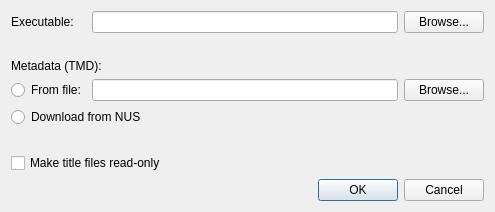
<?xml version="1.0" encoding="UTF-8"?>
<ui version="4.0">
 <class>TitleImportDialog</class>
 <widget class="QDialog" name="TitleImportDialog">
  <property name="geometry">
   <rect>
    <x>0</x>
    <y>0</y>
    <width>495</width>
    <height>202</height>
   </rect>
  </property>
  <property name="sizePolicy">
   <sizepolicy hsizetype="Fixed" vsizetype="Fixed">
    <horstretch>0</horstretch>
    <verstretch>0</verstretch>
   </sizepolicy>
  </property>
  <property name="windowTitle">
   <string>Import title - khDaysMM</string>
  </property>
  <layout class="QGridLayout" name="gridLayout">
   <item row="3" column="2">
    <widget class="QPushButton" name="btnTmdBrowse">
     <property name="text">
      <string>Browse...</string>
     </property>
    </widget>
   </item>
   <item row="4" column="0" colspan="3">
    <widget class="QRadioButton" name="rbTmdFromNUS">
     <property name="text">
      <string>Download from NUS</string>
     </property>
    </widget>
   </item>
   <item row="2" column="0" colspan="3">
    <widget class="QLabel" name="label_2">
     <property name="text">
      <string>Metadata (TMD):</string>
     </property>
    </widget>
   </item>
   <item row="3" column="0">
    <widget class="QRadioButton" name="rbTmdFromFile">
     <property name="text">
      <string>From file:</string>
     </property>
    </widget>
   </item>
   <item row="0" column="1">
    <widget class="QLineEdit" name="txtAppFile"/>
   </item>
   <item row="7" column="0" colspan="3">
    <widget class="QDialogButtonBox" name="buttonBox">
     <property name="orientation">
      <enum>Qt::Horizontal</enum>
     </property>
     <property name="standardButtons">
      <set>QDialogButtonBox::Cancel|QDialogButtonBox::Ok</set>
     </property>
    </widget>
   </item>
   <item row="1" column="0" colspan="3">
    <widget class="QLabel" name="label_4">
     <property name="text">
      <string/>
     </property>
    </widget>
   </item>
   <item row="0" column="0">
    <widget class="QLabel" name="label">
     <property name="text">
      <string>Executable:</string>
     </property>
    </widget>
   </item>
   <item row="5" column="0" colspan="3">
    <widget class="QLabel" name="label_3">
     <property name="text">
      <string/>
     </property>
    </widget>
   </item>
   <item row="3" column="1">
    <widget class="QLineEdit" name="txtTmdFile"/>
   </item>
   <item row="0" column="2">
    <widget class="QPushButton" name="btnAppBrowse">
     <property name="text">
      <string>Browse...</string>
     </property>
    </widget>
   </item>
   <item row="6" column="0" colspan="3">
    <widget class="QCheckBox" name="cbReadOnly">
     <property name="whatsThis">
      <string>&lt;html&gt;&lt;head/&gt;&lt;body&gt;&lt;p&gt;Makes the title executable and TMD read-only. Prevents DSi system utilities from deleting them.&lt;/p&gt;&lt;/body&gt;&lt;/html&gt;</string>
     </property>
     <property name="text">
      <string>Make title files read-only</string>
     </property>
    </widget>
   </item>
  </layout>
 </widget>
 <tabstops>
  <tabstop>txtAppFile</tabstop>
  <tabstop>btnAppBrowse</tabstop>
  <tabstop>rbTmdFromFile</tabstop>
  <tabstop>txtTmdFile</tabstop>
  <tabstop>btnTmdBrowse</tabstop>
  <tabstop>rbTmdFromNUS</tabstop>
  <tabstop>cbReadOnly</tabstop>
 </tabstops>
 <resources/>
 <connections>
  <connection>
   <sender>buttonBox</sender>
   <signal>accepted()</signal>
   <receiver>TitleImportDialog</receiver>
   <slot>accept()</slot>
   <hints>
    <hint type="sourcelabel">
     <x>248</x>
     <y>254</y>
    </hint>
    <hint type="destinationlabel">
     <x>157</x>
     <y>274</y>
    </hint>
   </hints>
  </connection>
  <connection>
   <sender>buttonBox</sender>
   <signal>rejected()</signal>
   <receiver>TitleImportDialog</receiver>
   <slot>reject()</slot>
   <hints>
    <hint type="sourcelabel">
     <x>316</x>
     <y>260</y>
    </hint>
    <hint type="destinationlabel">
     <x>286</x>
     <y>274</y>
    </hint>
   </hints>
  </connection>
 </connections>
</ui>
